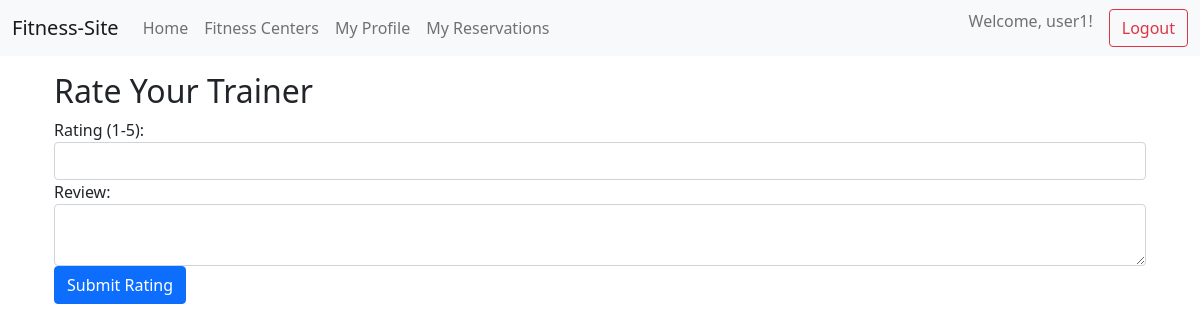
The app's page /trainer/1/rating (signed in), older data.
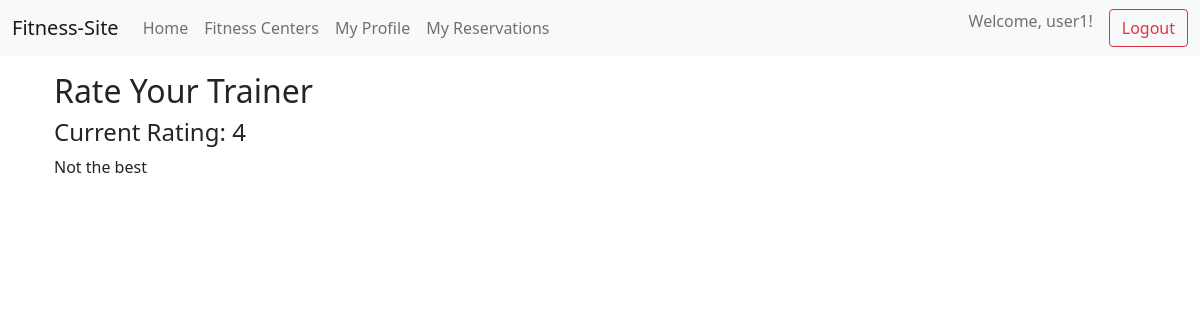
The same page, newer data.
### models.py (models this page shows, shortened)
class Rating(Base):
    __tablename__ = 'rating'
    id = Column(Integer, primary_key=True, autoincrement=True)
    user_id = Column(Integer, ForeignKey(User.id), nullable=False)
    trainer_id = Column(Integer, ForeignKey(Trainer.id), nullable=False)
    points = Column(Integer, nullable=False)
    text = Column(String(500))
    user = relationship("User", back_populates="rating")
    trainer = relationship("Trainer", back_populates="rating")

### main.py (the view, shortened to what this page needs)
@app.route('/trainer/<int:trainer_id>/rating', methods=['GET', 'POST'])
@login_required
def fitness_center_trainer_id_rating(trainer_id):
    if request.method == 'GET':
        current_rating = db_session.query(Rating).filter_by(user_id=session.get('user_id'), trainer_id=trainer_id).first()
        return render_template('rating.html', user_login=session.get('user_login'), current_rating=current_rating)

### database.py (called while the page is built)
def shutdown_session(exception=None):
    db_session.remove()

### main.py (called while the page is built)
@app.teardown_appcontext
def cleanup(exception=None):
    shutdown_session()

def login_required(func):
    @wraps(func)
    def wr1(*args, **kwargs):
        if session.get('user_id') is None:
            return redirect('/login')
        results = func(*args, **kwargs)
        return results
    return wr1

### templates/rating.html
{% extends "base.html" %}
{% block content %}
<div class="container">
    <h2>Rate Your Trainer</h2>
    {% if current_rating %}
    <h4>Current Rating: {{ current_rating.points }}</h4>
    <p>{{ current_rating.text }}</p>
    {% else %}
    <form action="" method="post">
        <div class="form-group">
            <label for="points">Rating (1-5):</label>
            <input type="number" class="form-control" name="points" id="points" required>
        </div>
        <div class="form-group">
            <label for="text">Review:</label>
            <textarea class="form-control" name="text" id="text" required></textarea>
        </div>
        <button type="submit" class="btn btn-primary">Submit Rating</button>
    </form>
    {% endif %}
</div>
{% endblock %}

Row changes from the older to the newer data that the page shows:
added Rating: points "4", text "Not the best"
Text that changed along with them:
text no longer shown: "Rating (1-5): Review: Submit Rating"
text now shown: "Current Rating:"
